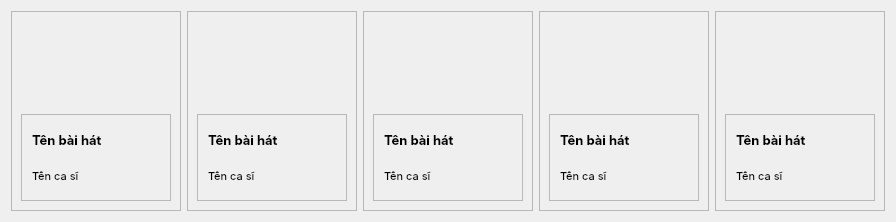
            <widget class="QWidget" name="cardframe_2" native="true">
             <property name="maximumSize">
              <size>
               <width>1440</width>
               <height>220</height>
              </size>
             </property>
             <property name="font">
              <font>
               <family>Inter</family>
              </font>
             </property>
             <layout class="QHBoxLayout" name="horizontalLayout_7">
              <item>
               <widget class="QFrame" name="card_6">
                <property name="minimumSize">
                 <size>
                  <width>170</width>
                  <height>200</height>
                 </size>
                </property>
                <property name="maximumSize">
                 <size>
                  <width>170</width>
                  <height>200</height>
                 </size>
                </property>
                <property name="frameShape">
                 <enum>QFrame::StyledPanel</enum>
                </property>
                <property name="frameShadow">
                 <enum>QFrame::Raised</enum>
                </property>
                <layout class="QVBoxLayout" name="verticalLayout_17">
                 <item>
                  <layout class="QVBoxLayout" name="verticalLayout_18">
                   <item alignment="Qt::AlignHCenter">
                    <widget class="QLabel" name="label_17">
                     <property name="minimumSize">
                      <size>
                       <width>100</width>
                       <height>30</height>
                      </size>
                     </property>
                     <property name="maximumSize">
                      <size>
                       <width>100</width>
                       <height>100</height>
                      </size>
                     </property>
                     <property name="font">
                      <font>
                       <pointsize>1</pointsize>
                      </font>
                     </property>
                     <property name="text">
                      <string/>
                     </property>
                     <property name="pixmap">
                      <pixmap>resources.qrc/itunes.svg</pixmap>
                     </property>
                     <property name="scaledContents">
                      <bool>true</bool>
                     </property>
                    </widget>
                   </item>
                   <item>
                    <widget class="QFrame" name="frame_6">
                     <property name="frameShape">
                      <enum>QFrame::StyledPanel</enum>
                     </property>
                     <property name="frameShadow">
                      <enum>QFrame::Raised</enum>
                     </property>
                     <layout class="QVBoxLayout" name="verticalLayout_19">
                      <property name="leftMargin">
                       <number>10</number>
                      </property>
                      <property name="topMargin">
                       <number>10</number>
                      </property>
                      <property name="rightMargin">
                       <number>10</number>
                      </property>
                      <property name="bottomMargin">
                       <number>10</number>
                      </property>
                      <item>
                       <widget class="QLabel" name="label_18">
                        <property name="font">
                         <font>
                          <pointsize>10</pointsize>
                          <weight>75</weight>
                          <bold>true</bold>
                         </font>
                        </property>
                        <property name="text">
                         <string>Tên bài hát</string>
                        </property>
                       </widget>
                      </item>
                      <item>
                       <widget class="QLabel" name="label_19">
                        <property name="font">
                         <font>
                          <pointsize>8</pointsize>
                         </font>
                        </property>
                        <property name="text">
                         <string>Tên ca sĩ</string>
                        </property>
                       </widget>
                      </item>
                     </layout>
                    </widget>
                   </item>
                  </layout>
                 </item>
                </layout>
               </widget>
              </item>
              <item>
               <widget class="QFrame" name="card_7">
                <property name="minimumSize">
                 <size>
                  <width>170</width>
                  <height>200</height>
                 </size>
                </property>
                <property name="maximumSize">
                 <size>
                  <width>170</width>
                  <height>200</height>
                 </size>
                </property>
                <property name="frameShape">
                 <enum>QFrame::StyledPanel</enum>
                </property>
                <property name="frameShadow">
                 <enum>QFrame::Raised</enum>
                </property>
                <layout class="QVBoxLayout" name="verticalLayout_20">
                 <item>
                  <layout class="QVBoxLayout" name="verticalLayout_21">
                   <item alignment="Qt::AlignHCenter">
                    <widget class="QLabel" name="label_20">
                     <property name="minimumSize">
                      <size>
                       <width>100</width>
                       <height>30</height>
                      </size>
                     </property>
                     <property name="maximumSize">
                      <size>
                       <width>100</width>
                       <height>100</height>
                      </size>
                     </property>
                     <property name="font">
                      <font>
                       <pointsize>1</pointsize>
                      </font>
                     </property>
                     <property name="text">
                      <string/>
                     </property>
                     <property name="pixmap">
                      <pixmap>resources.qrc/itunes.svg</pixmap>
                     </property>
                     <property name="scaledContents">
                      <bool>true</bool>
                     </property>
                    </widget>
                   </item>
                   <item>
                    <widget class="QFrame" name="frame_7">
                     <property name="frameShape">
                      <enum>QFrame::StyledPanel</enum>
                     </property>
                     <property name="frameShadow">
                      <enum>QFrame::Raised</enum>
                     </property>
                     <layout class="QVBoxLayout" name="verticalLayout_22">
                      <property name="leftMargin">
                       <number>10</number>
                      </property>
                      <property name="topMargin">
                       <number>10</number>
                      </property>
                      <property name="rightMargin">
                       <number>10</number>
                      </property>
                      <property name="bottomMargin">
                       <number>10</number>
                      </property>
                      <item>
                       <widget class="QLabel" name="label_21">
                        <property name="font">
                         <font>
                          <pointsize>10</pointsize>
                          <weight>75</weight>
                          <bold>true</bold>
                         </font>
                        </property>
                        <property name="text">
                         <string>Tên bài hát</string>
                        </property>
                       </widget>
                      </item>
                      <item>
                       <widget class="QLabel" name="label_22">
                        <property name="font">
                         <font>
                          <pointsize>8</pointsize>
                         </font>
                        </property>
                        <property name="text">
                         <string>Tên ca sĩ</string>
                        </property>
                       </widget>
                      </item>
                     </layout>
                    </widget>
                   </item>
                  </layout>
                 </item>
                </layout>
               </widget>
              </item>
              <item>
               <widget class="QFrame" name="card_8">
                <property name="minimumSize">
                 <size>
                  <width>170</width>
                  <height>200</height>
                 </size>
                </property>
                <property name="maximumSize">
                 <size>
                  <width>170</width>
                  <height>200</height>
                 </size>
                </property>
                <property name="frameShape">
                 <enum>QFrame::StyledPanel</enum>
                </property>
                <property name="frameShadow">
                 <enum>QFrame::Raised</enum>
                </property>
                <layout class="QVBoxLayout" name="verticalLayout_23">
                 <item>
                  <layout class="QVBoxLayout" name="verticalLayout_24">
                   <item alignment="Qt::AlignHCenter">
                    <widget class="QLabel" name="label_23">
                     <property name="minimumSize">
                      <size>
                       <width>100</width>
                       <height>30</height>
                      </size>
                     </property>
                     <property name="maximumSize">
                      <size>
                       <width>100</width>
                       <height>100</height>
                      </size>
                     </property>
                     <property name="font">
                      <font>
                       <pointsize>1</pointsize>
                      </font>
                     </property>
                     <property name="text">
                      <string/>
                     </property>
                     <property name="pixmap">
                      <pixmap>resources.qrc/itunes.svg</pixmap>
                     </property>
                     <property name="scaledContents">
                      <bool>true</bool>
                     </property>
                    </widget>
                   </item>
                   <item>
                    <widget class="QFrame" name="frame_8">
                     <property name="frameShape">
                      <enum>QFrame::StyledPanel</enum>
                     </property>
                     <property name="frameShadow">
                      <enum>QFrame::Raised</enum>
                     </property>
                     <layout class="QVBoxLayout" name="verticalLayout_25">
                      <property name="leftMargin">
                       <number>10</number>
                      </property>
                      <property name="topMargin">
                       <number>10</number>
                      </property>
                      <property name="rightMargin">
                       <number>10</number>
                      </property>
                      <property name="bottomMargin">
                       <number>10</number>
                      </property>
                      <item>
                       <widget class="QLabel" name="label_24">
                        <property name="font">
                         <font>
                          <pointsize>10</pointsize>
                          <weight>75</weight>
                          <bold>true</bold>
                         </font>
                        </property>
                        <property name="text">
                         <string>Tên bài hát</string>
                        </property>
                       </widget>
                      </item>
                      <item>
                       <widget class="QLabel" name="label_25">
                        <property name="font">
                         <font>
                          <pointsize>8</pointsize>
                         </font>
                        </property>
                        <property name="text">
                         <string>Tên ca sĩ</string>
                        </property>
                       </widget>
                      </item>
                     </layout>
                    </widget>
                   </item>
                  </layout>
                 </item>
                </layout>
               </widget>
              </item>
              <item>
               <widget class="QFrame" name="card_9">
                <property name="minimumSize">
                 <size>
                  <width>170</width>
                  <height>200</height>
                 </size>
                </property>
                <property name="maximumSize">
                 <size>
                  <width>170</width>
                  <height>200</height>
                 </size>
                </property>
                <property name="frameShape">
                 <enum>QFrame::StyledPanel</enum>
                </property>
                <property name="frameShadow">
                 <enum>QFrame::Raised</enum>
                </property>
                <layout class="QVBoxLayout" name="verticalLayout_26">
                 <item>
                  <layout class="QVBoxLayout" name="verticalLayout_27">
                   <item alignment="Qt::AlignHCenter">
                    <widget class="QLabel" name="label_26">
                     <property name="minimumSize">
                      <size>
                       <width>100</width>
                       <height>30</height>
                      </size>
                     </property>
                     <property name="maximumSize">
                      <size>
                       <width>100</width>
                       <height>100</height>
                      </size>
                     </property>
                     <property name="font">
                      <font>
                       <pointsize>1</pointsize>
                      </font>
                     </property>
                     <property name="text">
                      <string/>
                     </property>
                     <property name="pixmap">
                      <pixmap>resources.qrc/itunes.svg</pixmap>
                     </property>
                     <property name="scaledContents">
                      <bool>true</bool>
                     </property>
                    </widget>
                   </item>
                   <item>
                    <widget class="QFrame" name="frame_9">
                     <property name="frameShape">
                      <enum>QFrame::StyledPanel</enum>
                     </property>
                     <property name="frameShadow">
                      <enum>QFrame::Raised</enum>
                     </property>
                     <layout class="QVBoxLayout" name="verticalLayout_28">
                      <property name="leftMargin">
                       <number>10</number>
                      </property>
                      <property name="topMargin">
                       <number>10</number>
                      </property>
                      <property name="rightMargin">
                       <number>10</number>
                      </property>
                      <property name="bottomMargin">
                       <number>10</number>
                      </property>
                      <item>
                       <widget class="QLabel" name="label_27">
                        <property name="font">
                         <font>
                          <pointsize>10</pointsize>
                          <weight>75</weight>
                          <bold>true</bold>
                         </font>
                        </property>
                        <property name="text">
                         <string>Tên bài hát</string>
                        </property>
                       </widget>
                      </item>
                      <item>
                       <widget class="QLabel" name="label_28">
                        <property name="font">
                         <font>
                          <pointsize>8</pointsize>
                         </font>
                        </property>
                        <property name="text">
                         <string>Tên ca sĩ</string>
                        </property>
                       </widget>
                      </item>
                     </layout>
                    </widget>
                   </item>
                  </layout>
                 </item>
                </layout>
               </widget>
              </item>
              <item>
               <widget class="QFrame" name="card_10">
                <property name="minimumSize">
                 <size>
                  <width>170</width>
                  <height>200</height>
                 </size>
                </property>
                <property name="maximumSize">
                 <size>
                  <width>170</width>
                  <height>200</height>
                 </size>
                </property>
                <property name="frameShape">
                 <enum>QFrame::StyledPanel</enum>
                </property>
                <property name="frameShadow">
                 <enum>QFrame::Raised</enum>
                </property>
                <layout class="QVBoxLayout" name="verticalLayout_29">
                 <item>
                  <layout class="QVBoxLayout" name="verticalLayout_30">
                   <item alignment="Qt::AlignHCenter">
                    <widget class="QLabel" name="label_29">
                     <property name="minimumSize">
                      <size>
                       <width>100</width>
                       <height>30</height>
                      </size>
                     </property>
                     <property name="maximumSize">
                      <size>
                       <width>100</width>
                       <height>100</height>
                      </size>
                     </property>
                     <property name="font">
                      <font>
                       <pointsize>1</pointsize>
                      </font>
                     </property>
                     <property name="text">
                      <string/>
                     </property>
                     <property name="pixmap">
                      <pixmap>resources.qrc/itunes.svg</pixmap>
                     </property>
                     <property name="scaledContents">
                      <bool>true</bool>
                     </property>
                    </widget>
                   </item>
                   <item>
                    <widget class="QFrame" name="frame_10">
                     <property name="frameShape">
                      <enum>QFrame::StyledPanel</enum>
                     </property>
                     <property name="frameShadow">
                      <enum>QFrame::Raised</enum>
                     </property>
                     <layout class="QVBoxLayout" name="verticalLayout_31">
                      <property name="leftMargin">
                       <number>10</number>
                      </property>
                      <property name="topMargin">
                       <number>10</number>
                      </property>
                      <property name="rightMargin">
                       <number>10</number>
                      </property>
                      <property name="bottomMargin">
                       <number>10</number>
                      </property>
                      <item>
                       <widget class="QLabel" name="label_30">
                        <property name="font">
                         <font>
                          <pointsize>10</pointsize>
                          <weight>75</weight>
                          <bold>true</bold>
                         </font>
                        </property>
                        <property name="text">
                         <string>Tên bài hát</string>
                        </property>
                       </widget>
                      </item>
                      <item>
                       <widget class="QLabel" name="label_31">
                        <property name="font">
                         <font>
                          <pointsize>8</pointsize>
                         </font>
                        </property>
                        <property name="text">
                         <string>Tên ca sĩ</string>
                        </property>
                       </widget>
                      </item>
                     </layout>
                    </widget>
                   </item>
                  </layout>
                 </item>
                </layout>
               </widget>
              </item>
             </layout>
            </widget>
